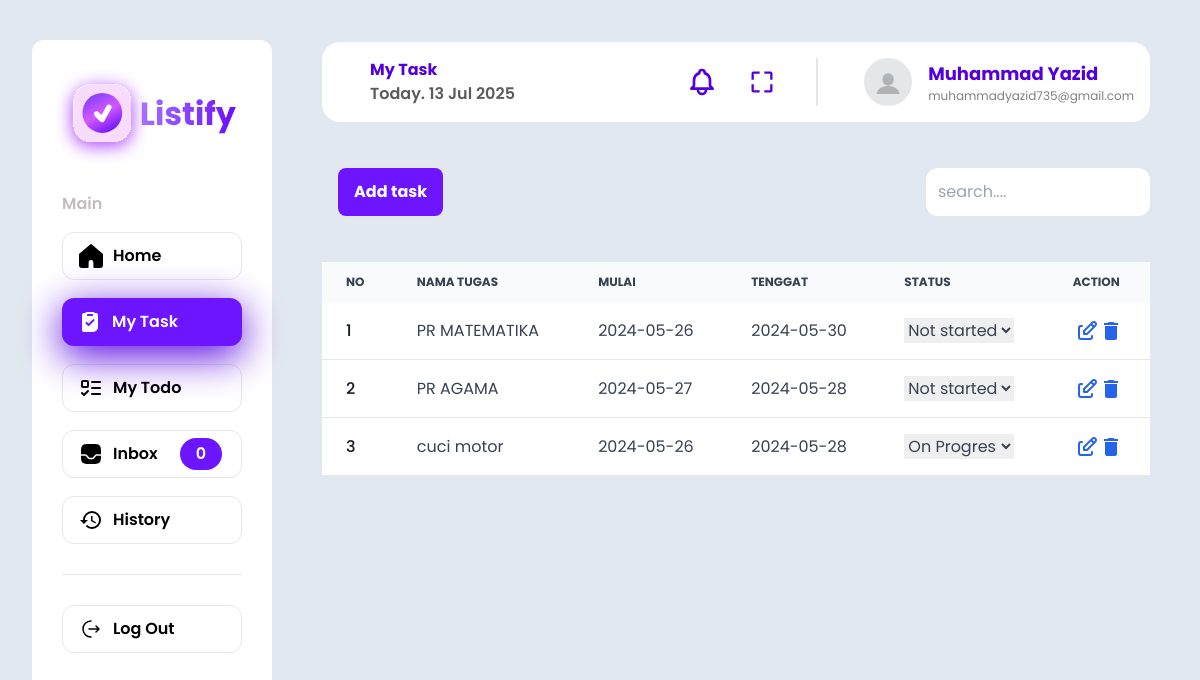
The page /mytask.php?id=27 (signed in) on the database its author committed.
### tables this page shows
CREATE TABLE `task_manager` (
  `id` int(11) NOT NULL,
  `task_name` varchar(255) NOT NULL,
  `start_time` date NOT NULL,
  `end_time` date NOT NULL,
  `status` varchar(50) NOT NULL,
  `description` text NOT NULL,
  `user_id` int(11) NOT NULL,
  `created_at` timestamp NOT NULL DEFAULT current_timestamp()
);

### src/mytask.php (the view, shortened to what this page needs)
<?php
include 'koneksi.php';
$user_id = isset($_SESSION['user_id']) ? $_SESSION['user_id'] : '';
function getTasks($conn, $user_id) {
    $tasks = array();
    $query = "SELECT * FROM task_manager WHERE user_id = $user_id";
    $result = mysqli_query($conn, $query);
    if ($result) {
        while ($row = mysqli_fetch_assoc($result)) {
            $tasks[] = $row;
        }
    }
    return $tasks;
}
$userName = isset($_SESSION['fullname']) ? $_SESSION['fullname'] : '';
$userEmail = isset($_SESSION['email']) ? $_SESSION['email'] : '';
$currentDate = date("Y-m-d");
$queryTaskManagerCount = "
    SELECT
        COUNT(*) AS notification_count
    FROM
        task_manager
    WHERE
        user_id = '$user_id' AND
        status IN ('Not Started', 'On Progres')
        AND DATEDIFF(end_time, '$currentDate') IN (-1, 0, 1, 2, 3)
";
$resultTaskManagerCount = mysqli_query($conn, $queryTaskManagerCount);
$notificationCountTaskManager = 0;
if ($resultTaskManagerCount) {
    $row = mysqli_fetch_assoc($resultTaskManagerCount);
    $notificationCountTaskManager = $row['notification_count'];
} else {
    echo "Error: " . $queryTaskManagerCount . "<br>" . mysqli_error($conn);
}
$queryTaskCount = "
    SELECT
        COUNT(*) AS notification_count
    FROM
        task
    WHERE
        user_id = '$user_id' AND
        DATE(tanggal) = '$currentDate'
";
$resultTaskCount = mysqli_query($conn, $queryTaskCount);
$notificationCountTask = 0;
if ($resultTaskCount) {
    $row = mysqli_fetch_assoc($resultTaskCount);
    $notificationCountTask = $row['notification_count'];
} else {
    echo "Error: " . $queryTaskCount . "<br>" . mysqli_error($conn);
}
$notificationCount = $notificationCountTaskManager + $notificationCountTask;
$user_id = $_SESSION['user_id'];
$tasks = getTasks($conn, $user_id);
?>
<!DOCTYPE html>
<html lang="en">
<head>
    <link rel="stylesheet" href="https://cdnjs.cloudflare.com/ajax/libs/animate.css/4.1.1/animate.min.css"/>
    <link rel="stylesheet" href="../src/output.css" />
</head>
<body class="font-[Poppins] bg-slate-200 ">
    <section class="flex ">
        <div id="Sidebar"
            class="w-[240px] flex flex-col gap-[30px] p-[30px] shrink-0 h-screen  bg-white rounded-xl mt-10 my-10 ml-8">
            <div class="flex justify-center items-center">
                <img src="../public/img/Listify.svg" class="-ml-3" alt="logo">
            </div>
            <div class="general-menu flex flex-col gap-[18px]">
                <h3 class="font-semibold text-base leading-[21px] text-[#C2BEBE]">Main</h3>
                <a href="home.php"
                    class="flex items-center gap-[10px] p-[12px_16px] h-12 rounded-xl border border-taskia-background-grey">
                    <div class="w-6 h-6 flex items-center">
                        <svg xmlns="http://www.w3.org/2000/svg" width="1em" height="1em" viewBox="0 0 15 15" class="text-2xl"><path fill="currentColor" d="M7.825.12a.5.5 0 0 0-.65 0L0 6.27v7.23A1.5 1.5 0 0 0 1.5 15h4a.5.5 0 0 0 .5-.5v-3a1.5 1.5 0 0 1 3 0v3a.5.5 0 0 0 .5.5h4a1.5 1.5 0 0 0 1.5-1.5V6.27z"/></svg>
                    </div>
                    <p class="font-semibold">Home</p>
                </a>
                <a href="mytask.php"
                    class="flex items-center gap-[10px] p-[12px_16px] h-12 rounded-xl bg-[#6E15FF] drop-shadow-[0_10px_20px_rgba(84,0,222,100)] text-white">
                    <div class="w-6 h-6 flex items-center">
                    </div>
                    <p class="font-semibold">My Task</p>
                </a>
                <a href="mytodo.php"
                    class="flex items-center gap-[10px] p-[12px_16px] h-12 rounded-xl border border-taskia-background-grey">
                    <div class="w-6 h-6 flex items-center">
                        <svg xmlns="http://www.w3.org/2000/svg" width="1em" height="1em" viewBox="0 0 24 24" class="text-2xl"><g fill="none" stroke="currentColor" stroke-linecap="round" stroke-linejoin="round" stroke-width="2"><rect width="6" height="6" x="3" y="5" rx="1"/><path d="m3 17l2 2l4-4m4-9h8m-8 6h8m-8 6h8"/></g></svg>
                    </div>
                    <p class="font-semibold">My Todo</p>
                </a>
                <a href="inbox.php"
                    class="flex items-center gap-[10px] p-[12px_16px] h-12 rounded-xl border border-taskia-background-grey">
                    <div class="w-6 h-6 flex items-center">
                    </div>
                    <p class="font-semibold">Inbox</p>
                    <span class=" bg-[#6E15FF] rounded-full font-semibold px-4 py-1 text-white text-center ml-3"><?php echo $notificationCount; ?></span>
                </a>
                <a href="history.php"
                    class="flex items-center gap-[10px] p-[12px_16px] h-12 rounded-xl border border-taskia-background-grey">
                    <div class="w-6 h-6 flex items-center">
                    </div>
                    <p class="font-semibold">History</p>
                </a>
            </div>
            <hr class="text-taskia-background-grey">
            <a href="index.php"
                class="flex items-center gap-[10px] p-[12px_16px] h-12 rounded-xl border border-taskia-background-grey">
                <div class="w-6 h-6 flex items-center">
                </div>
                <p class="font-semibold">Log Out</p>
            </a>
        </div>
        <div id="Content"
            class="flex flex-col bg-taskia-background-grey rounded-l-[60px] w-full max-h-screen overflow-y-scroll p-[50px] gap-[30px]">
            <div class="dashboard-nav bg-white flex justify-between items-center w-full -mt-2 p-4 rounded-[18px] animate__animated animate__fadeIn">
                <div class=" flex flex-col  ml-8">
                <h1 class="text-left font-bold text-[#5400DE]">My Task</h1>
                <p class="text-left text-[#5B5B5B] font-semibold">Today. <?php echo date("d M Y"); ?></p>
                </div>
                <div class="flex gap-[30px] items-center">
                    <div class="flex gap-3 items-center">
                    <div class="relative">
                    <button class="relative p-2 text-gray-400 flex justify-center items-center w-12 h-12 hover:bg-gray-100 hover:text-gray-600 focus:bg-gray-100 focus:text-gray-600 rounded-full" id="notificationButton">
                            </button>
                        </div>
                        <a href=""
                            class="flex justify-center items-center w-12 h-12 rounded-full ">
                            <button id="fullscreen-button">
                                <svg
                                xmlns="http://www.w3.org/2000/svg"
                                width="28"
                                height="28"
                                class="hover:bg-gray-100 rounded-full font-bold"
                                viewBox="0 0 24 24"
                                style="fill: #5400DE ; transform: scale() ; ";
                                >
                                <path d="M5 5h5V3H3v7h2zm5 14H5v-5H3v7h7zm11-5h-2v5h-5v2h7zm-2-4h2V3h-7v2h5z"></path>
                                </svg>
                            </button>
                        </a>
                    </div>
                    <div class="flex h-12 border-x border-[0.5px] border-taskia-background-grey"></div>
                    <div class="flex gap-4 items-center">
                        <div class="w-12 h-12 rounded-full overflow-hidden">
                            <img src="../public/img/profil.jpg" class="object-cover h-full w-full" alt="photo">
                        </div>
                        <div class="*:text-left flex flex-col">
                            <p class="text-taskia-grey text-lg w-full text-[#5400DE] font-bold"><?php echo $userName; ?></span>
                            <p class="text-xs text-[#818181]"><?php echo $userEmail; ?></p>
                        </div>
                    </div>
                </div>
            </div>
            <div class="flex flex-col gap-[30px]">
                <div class="content-header flex justify-between items-center">
                    <div class="flex gap-3 items-center">
                        <button id="modalButton" onclick="openModal()"
                            class="bg-[#6E15FF] hover:bg-sky-400 text-white font-bold text-base py-3 px-4 rounded-lg m-4 animate__animated animate__fadeIn">
                            Add task
                        </button>
                    </div>
                    <div>
                        <form action="" method="POST" class="animate__animated animate__fadeIn">
                            <input type="search" name="cari" id="searchInput" placeholder="search...."
                                class="p-3 w-56 rounded-xl active:ring-cyan-300">
                        </form>
                    </div>
                </div>
                <div class="flex flex-col gap-[30px]">
                    <table id="taskTable"
                        class="w-full text-base text-left rtl:text-right text-gray-700  rounded-lg animate__animated animate__fadeIn">
                        <thead
                            class="text-xs text-gray-700 uppercase bg-gray-50 ">
                            <tr>
                                <th scope="col" class="px-6 py-3">No</th>
                                <th scope="col" class="px-6 py-3">Nama Tugas</th>
                                <th scope="col" class="px-6 py-3">Mulai</th>
                                <th scope="col" class="px-6 py-3">Tenggat</th>
                                <th scope="col" class="px-6 py-3">Status</th>
                                <th scope="col" class="px-6 py-3">Action</th>
                            </tr>
                        </thead>
                        <tbody>
                            <?php foreach ($tasks as $index => $task) : ?>
                            <tr class="bg-white border-b  hover:bg-gray-50 ">
                                <th class="px-6 py-4 font-medium text-gray-900 whitespace-nowrap "><?= $index + 1 ?></th>
                                <td class="px-6 py-4"><?= $task['task_name'] ?></td>
                                <td class="px-6 py-4"><?= $task['start_time'] ?></td>
                                <td class="px-6 py-4"><?= $task['end_time'] ?></td>
                                <td class="px-6 py-4">
                                <select onchange="updateStatus(<?= $task['id'] ?>, this.value)">
                                    <option value="Not started" <?= $task['status'] == 'Not started' ? 'selected' : '' ?>>Not started</option>
                                    <option value="On Progres" <?= $task['status'] == 'On Progres' ? 'selected' : '' ?>>On Progres</option>
                                </select>
                                </td>
                                <td>
                                    <div class="flex items-center justify-center">
                                        <a href="mytask_edit.php? id=<?= $task['id']?>" class="font-medium text-blue-600 dark:text-blue-500 hover:underline edit-task" ></a>
                                        <a href="hapustask.php? id=<?= $task['id']?>"class="font-medium text-blue-600 dark:text-blue-500 hover:underline"><svg xmlns="http://www.w3.org/2000/svg" width="1em" height="1em" class="text-2xl hover:text-red-500" viewBox="0 0 24 24"><path fill="currentColor" d="M6 19c0 1.1.9 2 2 2h8c1.1 0 2-.9 2-2V7H6zM19 4h-3.5l-1-1h-5l-1 1H5v2h14z"/></svg></a>
                                    </div>
                                </td>
                            </tr>
                            <?php endforeach; ?>
                        </tbody>
                    </table>
                </div>
            </div>
        </div>
    </section>
</body>
</html>

### rows shown on the page
task_manager: task_name "PR MATEMATIKA", start_time "2024-05-26", end_time "2024-05-30", status+id "Not started"
task_manager: task_name "PR AGAMA", start_time "2024-05-27", end_time "2024-05-28", status+id "Not started"
task_manager: task_name "cuci motor", start_time "2024-05-26", end_time "2024-05-28", status+id "On Progres"

### other values the page prints
$notificationCount "0"
$userName "Muhammad Yazid"
$userEmail "muhammadyazid735@gmail.com"
